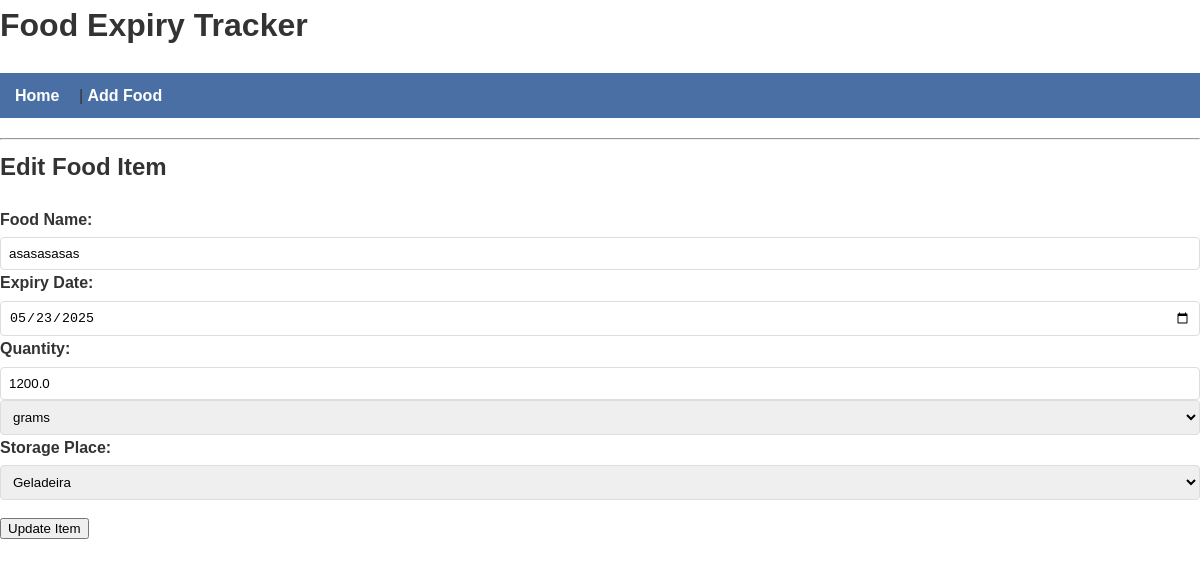
Screenshot of /edit/1 with the database file from the repository.
### tables this page shows
CREATE TABLE foods (
            id INTEGER PRIMARY KEY AUTOINCREMENT,
            name TEXT NOT NULL,
            expiry_date DATE NOT NULL,
            added_date DATE NOT NULL,
            quantity REAL NOT NULL,
            quantity_unit TEXT NOT NULL CHECK(quantity_unit IN ('g', 'kg', 'ml', 'L', 'items')),
            place TEXT NOT NULL
        );

### app.py (the view, shortened to what this page needs)
@app.route('/edit/<int:food_id>', methods=['GET', 'POST'])
def edit_food(food_id):
    conn = sqlite3.connect('food.db')
    c = conn.cursor()
    c.execute("SELECT * FROM foods WHERE id=?", (food_id,))
    food = c.fetchone()
    conn.close()
    if not food:
        abort(404)
    return render_template('edit_food.html', food={
        'id': food[0],
        'name': food[1],
        'expiry_date': food[2],
        'quantity': food[4],
        'quantity_unit': food[5],
        'place':food[6]
    })

### templates/edit_food.html (shortened to what this page needs)
{% extends "base.html" %}
{% block content %}
<h2>Edit Food Item</h2>
<form method="POST">
    <div>
        <label for="name">Food Name:</label>
        <input type="text" id="name" name="name" value="{{ food.name }}" required>
    </div>
    <div>
        <label for="expiry_date">Expiry Date:</label>
        <input type="date" id="expiry_date" name="expiry_date" value="{{ food.expiry_date }}" required>
    </div>
    <div>
        <label for="quantity">Quantity:</label>
        <input type="number" step="0.01" id="quantity" name="quantity" value="{{ food.quantity }}" required>
        <select name="quantity_unit">
            <option value="g" {% if food.quantity_unit == 'g' %}selected{% endif %}>grams</option>
        </select>
    </div>
    <div class="form-group">
            <label for="place">Storage Place:</label>
            <select id="place" name="place" required>
                <option value="Fridge">Geladeira</option>
            </select>
        </div>
    <button type="submit">Update Item</button>
</form>
{% endblock %}

### templates/base.html (style rules this page uses)
:root { --primary-color: #4a6fa5; --danger-color: #dc3545; --warning-color: #ffc107; --success-color: #28a745; }
* { box-sizing: border-box; }
body { font-family: Arial, sans-serif; margin: 0; padding: 0; line-height: 1.6; color: #333; }
h1, h2, h3 { margin-top: 0; }
.form-group { margin-bottom: 15px; }
label { display: block; margin-bottom: 5px; font-weight: bold; }
input[type="text"], input[type="date"], input[type="number"], select { width: 100%; padding: 8px; border: 1px solid #ddd; border-radius: 4px; }

### rows the page displays
foods: name "asasasasas", expiry_date "05/23/2025", quantity "1200.0", quantity_unit "grams"
